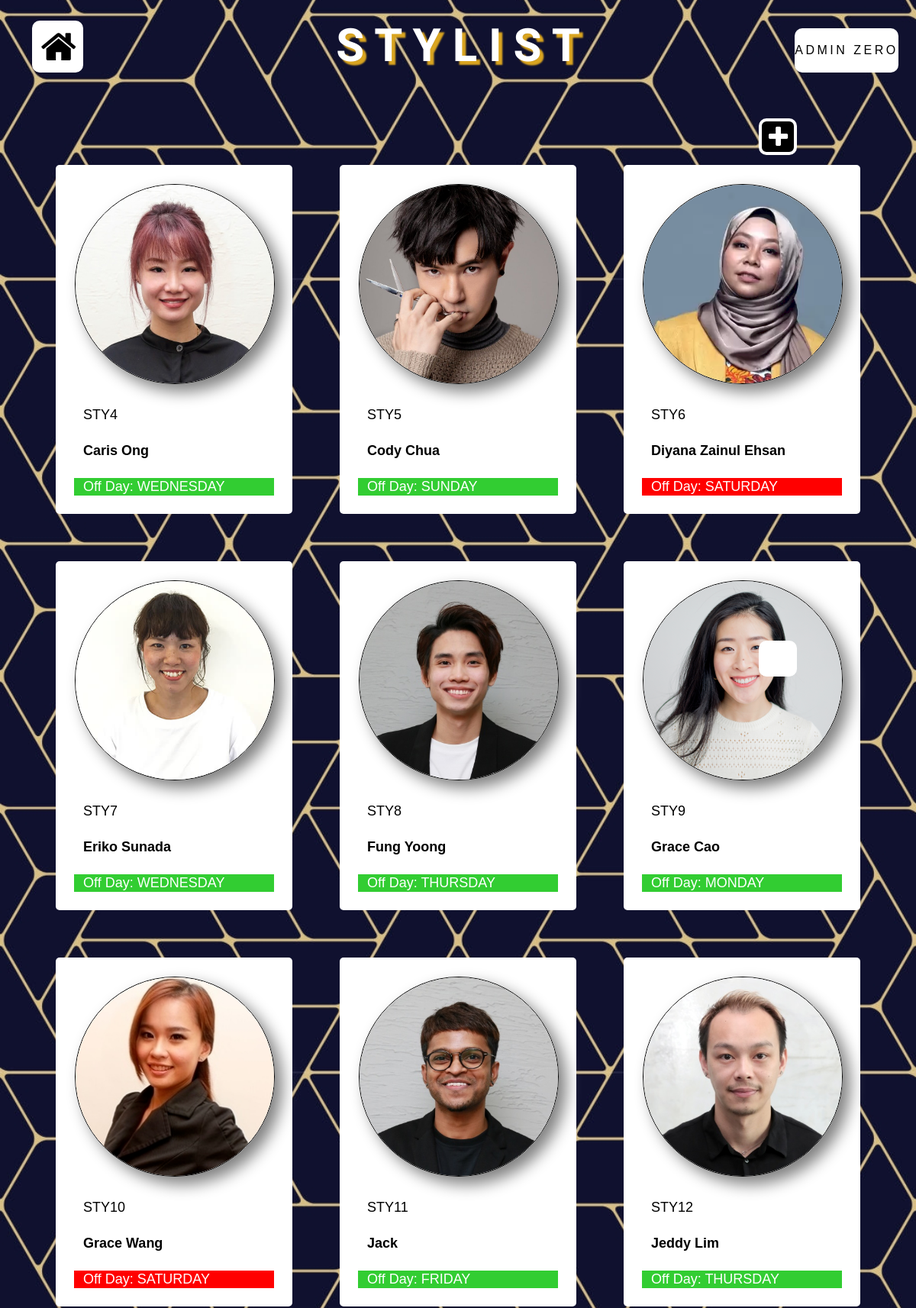
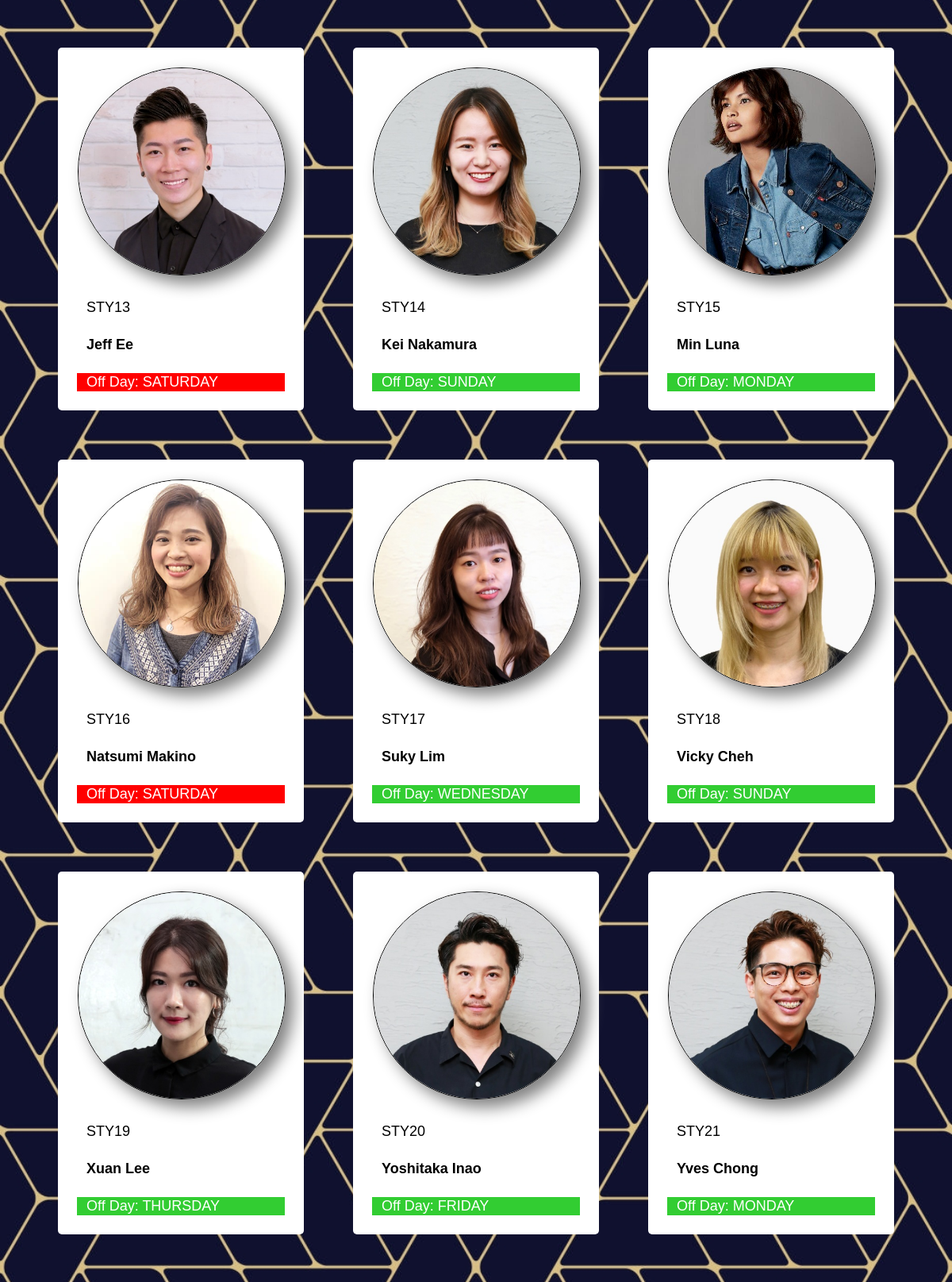
Screenshot of /admin-site/stylistdata.php (signed in, upper part) with the database file from the repository (2 pictures, top to bottom).
### tables this page shows
CREATE TABLE IF NOT EXISTS `employee_list` (
  `empID` int(255) NOT NULL AUTO_INCREMENT,
  `empFN` varchar(255) DEFAULT NULL,
  `empLN` varchar(255) NOT NULL,
  `empGender` varchar(255) DEFAULT NULL,
  `empEmail` varchar(255) NOT NULL,
  `empPhone` varchar(255) DEFAULT NULL,
  `empSkill` longtext DEFAULT NULL,
  `empYearOfExp` int(255) DEFAULT NULL,
  `empOffDay` int(255) DEFAULT NULL,
  `empPassword` varchar(255) NOT NULL,
  `empRole` varchar(255) NOT NULL DEFAULT 'stylist',
  `empPicture` varchar(255) DEFAULT NULL,
  PRIMARY KEY (`empID`)
);

### admin-site/stylistdata.php (the view, shortened to what this page needs)
<!DOCTYPE html>
<html lang="en">
<head>
    <link rel="stylesheet" href="https://cdnjs.cloudflare.com/ajax/libs/font-awesome/4.7.0/css/font-awesome.min.css">
    <link rel="stylesheet" href="stylistdata.css">
</head>
<body>
    <?php include('admin-navbar.php'); ?>
    <?php
    $stylist = "SELECT * FROM employee_list WHERE empRole = 'stylist'";
    $result_stylist = mysqli_query($conn, $stylist);
    $counter = 0;
    ?>
    <p class="stylist-title">S T Y L I S T</p>
    <button type="button" class="btn-add-new" id="btn-add-new">
        <i class="fa fa-plus" style="font-size: 32px"></i>
    </button>
    <div class="btn-add-hover" id="btn-add-hover"><b>Add New Stylist</b></div>
    <table style="margin: 0 auto; border-spacing: 5vw;">
        <tr>
            <?php
            while ($row_stylist = mysqli_fetch_array($result_stylist)) {
                $counter++;
            ?>
                <form action="" method="post">
                    <td>
                        <table class="stylist-container" id="stylist-container<?php echo $row_stylist['empID']; ?>">
                            <tr>
                                <td class="stylistimg-td">
                                    <img src="../<?php echo $row_stylist['empPicture']; ?>" alt="" width="100%">
                                </td>
                            </tr>
                            <tr>
                                <td class="stylist-content">STY<?php echo $row_stylist['empID']; ?></td>
                            </tr>
                            <tr>
                                <td class="stylist-content"><b><?php echo ($row_stylist['empLN'] . " " . $row_stylist['empFN']); ?></b></td>
                            </tr>
                            <tr>
                                <td class="stylist-content" <?php if ($row_stylist['empOffDay'] == date('N')) {
                                                                echo "style='background: red; color: white'";
                                                            } else {
                                                                echo "style='background: limegreen; color: white'";
                                                            } ?>>
                                    Off Day:
                                    <?php
                                    if ($row_stylist['empOffDay'] == 1) {
                                        echo "MONDAY";
                                    } else if ($row_stylist['empOffDay'] == 2) {
                                        echo "TUESDAY";
                                    } else if ($row_stylist['empOffDay'] == 3) {
                                        echo "WEDNESDAY";
                                    } else if ($row_stylist['empOffDay'] == 4) {
                                        echo "THURSDAY";
                                    } else if ($row_stylist['empOffDay'] == 5) {
                                        echo "FRIDAY";
                                    } else if ($row_stylist['empOffDay'] == 6) {
                                        echo "SATURDAY";
                                    } else {
                                        echo "SUNDAY";
                                    }
                                    ?>
                                </td>
                            </tr>
                        </table>
                    </td>
                </form>
            <?php
                if ($counter % 3 == 0) {
                    echo "</tr><tr>";
                }
            }
            ?>
        </tr>
    </table>
</body>
</html>

### admin-site/stylistdata.css (style rules this page uses)
body { background: url('stylist-bg.png') center fixed; background-size: contain; }
.stylist-title { font-family: 'Allan'; text-align: center; color: white; font-size: 60px; text-shadow: 5px 5px 2px goldenrod; font-weight: 800; margin-top: 0; }
.stylist-container { margin: 0 auto; background: white; border-radius: 5px; border-spacing: 2vw; animation: stylist-container 1s forwards; }
.stylistimg-td { width: 260px; }
.stylistimg-td img { border-radius: 50%; border: 1px solid black; box-shadow: 10px 10px 20px grey; }
.stylist-content { font-family: Arial; color: black; font-size: 18px; padding-left: 1vw; }
.btn-add-hover { position: absolute; cursor: pointer; z-index: 98; right: 13%; top: 21.8%; width: 35px; background: white; border-radius: 10px; color: white; overflow: hidden; font-size: 20px; padding: 12px 0 12px 15px; white-space: nowrap; }
.btn-add-new { position: absolute; z-index: 99; right: 13%; cursor: pointer; width: 50px; height: 48px; border: 4px solid white; border-radius: 10px; background: black; color: white; margin-top: 0; overflow: hidden; padding: 2px 0 0 1px; outline: none; }

### admin-site/admin-navbar.css (style rules this page uses)
body { font-family: Verdana, Geneva, Tahoma, sans-serif; padding: 0; margin: 0; }

### rows the page displays
employee_list: empPicture (picture), empID "4", empLN "Caris", empFN "Ong", empOffDay "WEDNESDAY"
employee_list: empPicture (picture), empID "5", empLN "Cody", empFN "Chua", empOffDay "SUNDAY"
employee_list: empPicture (picture), empID "6", empLN "Diyana", empFN "Zainul Ehsan", empOffDay "SATURDAY"
employee_list: empPicture (picture), empID "7", empLN "Eriko", empFN "Sunada", empOffDay "WEDNESDAY"
employee_list: empPicture (picture), empID "8", empLN "Fung", empFN "Yoong", empOffDay "THURSDAY"
employee_list: empPicture (picture), empID "9", empLN "Grace", empFN "Cao", empOffDay "MONDAY"
employee_list: empPicture (picture), empID "10", empLN "Grace", empFN "Wang", empOffDay "SATURDAY"
employee_list: empPicture (picture), empID "11", empLN "Jack", empOffDay "FRIDAY"
employee_list: empPicture (picture), empID "12", empLN "Jeddy", empFN "Lim", empOffDay "THURSDAY"
employee_list: empPicture (picture), empID "13", empLN "Jeff", empFN "Ee", empOffDay "SATURDAY"
employee_list: empPicture (picture), empID "14", empLN "Kei", empFN "Nakamura", empOffDay "SUNDAY"
employee_list: empPicture (picture), empID "15", empLN "Min", empFN "Luna", empOffDay "MONDAY"
employee_list: empPicture (picture), empID "16", empLN "Natsumi", empFN "Makino", empOffDay "SATURDAY"
employee_list: empPicture (picture), empID "17", empLN "Suky", empFN "Lim", empOffDay "WEDNESDAY"
employee_list: empPicture (picture), empID "18", empLN "Vicky", empFN "Cheh", empOffDay "SUNDAY"
employee_list: empPicture (picture), empID "19", empLN "Xuan", empFN "Lee", empOffDay "THURSDAY"
employee_list: empPicture (picture), empID "20", empLN "Yoshitaka", empFN "Inao", empOffDay "FRIDAY"
employee_list: empPicture (picture), empID "21", empLN "Yves", empFN "Chong", empOffDay "MONDAY"
